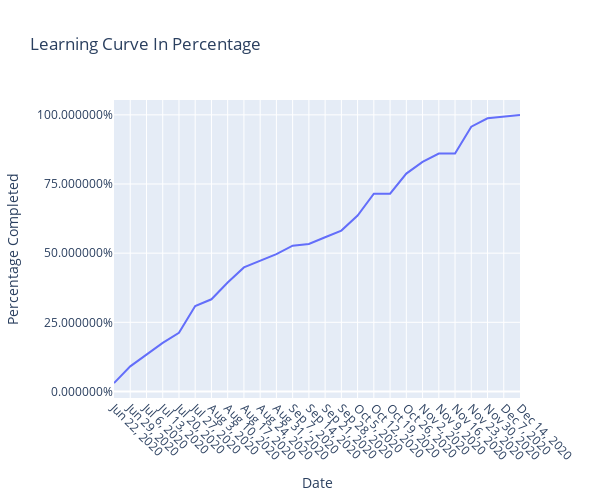

Notebook code cell kept with this figure:
### Code cell
# Update learning curve line plot & compare with DQ generated learning curve
fig4 = px.line(all_dates_curve,
               x = 'date',
               y = 'finished_pct', 
               title = 'Learning Curve In Percentage',
               width = 600,
               height = 500)

fig4.update_layout(
    xaxis = dict(tickvals = all_dates_curve.date,
                title = 'Date',
                tickangle = 45),
    
    yaxis = dict(
        title = 'Percentage Completed',
        tickvals = np.arange(0,1.25,0.25),
        tickformat = '%',
    )
)

fig4.show()

### Figure 1 — Plotly figure (JSON) as saved in the notebook; plotly's stock layout.template omitted (floating-point values rounded to 4 significant figures)
{"data": [{"hovertemplate": "date=%{x}<br>finished_pct=%{y}<extra></extra>", "legendgroup": "", "line": {"color": "#636efa", "dash": "solid"}, "mode": "lines", "name": "", "orientation": "v", "showlegend": false, "type": "scatter", "x": ["2020-06-22T00:00:00", "2020-06-29T00:00:00", "2020-07-06T00:00:00", "2020-07-13T00:00:00", "2020-07-20T00:00:00", "2020-07-27T00:00:00", "2020-08-03T00:00:00", "2020-08-10T00:00:00", "2020-08-17T00:00:00", "2020-08-24T00:00:00", "2020-08-31T00:00:00", "2020-09-07T00:00:00", "2020-09-14T00:00:00", "2020-09-21T00:00:00", "2020-09-28T00:00:00", "2020-10-05T00:00:00", "2020-10-12T00:00:00", "2020-10-19T00:00:00", "2020-10-26T00:00:00", "2020-11-02T00:00:00", "2020-11-09T00:00:00", "2020-11-16T00:00:00", "2020-11-23T00:00:00", "2020-11-30T00:00:00", "2020-12-07T00:00:00", "2020-12-14T00:00:00"], "xaxis": "x", "y": [0.0303, 0.0909, 0.1333, 0.1757, 0.2121, 0.3091, 0.3333, 0.3939, 0.4484, 0.4726, 0.4968, 0.5271, 0.5332, 0.5574, 0.5816, 0.6361, 0.7149, 0.7149, 0.7876, 0.83, 0.8603, 0.8603, 0.9573, 0.9876, 0.9937, 0.9998], "yaxis": "y"}], "layout": {"height": 500, "legend": {"tracegroupgap": 0}, "title": {"text": "Learning Curve In Percentage"}, "width": 600, "xaxis": {"anchor": "y", "domain": [0, 1], "tickangle": 45, "tickvals": ["2020-06-22T00:00:00", "2020-06-29T00:00:00", "2020-07-06T00:00:00", "2020-07-13T00:00:00", "2020-07-20T00:00:00", "2020-07-27T00:00:00", "2020-08-03T00:00:00", "2020-08-10T00:00:00", "2020-08-17T00:00:00", "2020-08-24T00:00:00", "2020-08-31T00:00:00", "2020-09-07T00:00:00", "2020-09-14T00:00:00", "2020-09-21T00:00:00", "2020-09-28T00:00:00", "2020-10-05T00:00:00", "2020-10-12T00:00:00", "2020-10-19T00:00:00", "2020-10-26T00:00:00", "2020-11-02T00:00:00", "2020-11-09T00:00:00", "2020-11-16T00:00:00", "2020-11-23T00:00:00", "2020-11-30T00:00:00", "2020-12-07T00:00:00", "2020-12-14T00:00:00"], "title": {"text": "Date"}}, "yaxis": {"anchor": "x", "domain": [0, 1], "tickformat": "%", "tickvals": [0, 0.25, 0.5, 0.75, 1], "title": {"text": "Percentage Completed"}}}}
